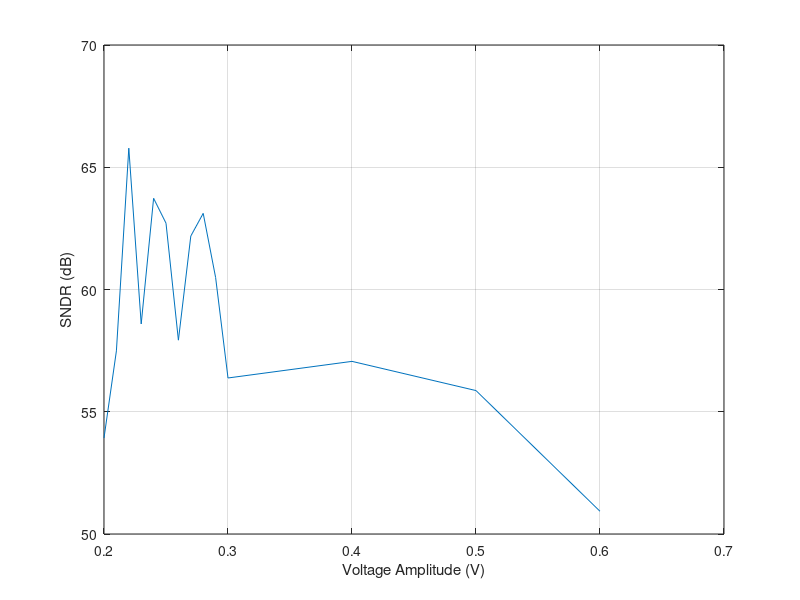

This figure's MATLAB source:
close all;

%% Read data from CSV in the same folder
M = csvread('sndr_vs_dac.csv', 1, 0);
vo = M(:, 1);
sndr = M(:, 2);

%% Generate plot
plot(vo, sndr);
xlabel('Voltage Amplitude (V)');
ylabel('SNDR (dB)');
grid on;

saveas(gcf, 'sndr_vs_dac.eps', 'epsc');
